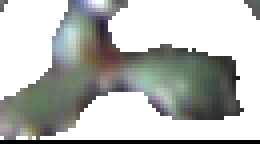
#> input picture get_assets/photoshop/crop_0_100.png, 65 x 36 px (shown 4 times larger)
$ python -i extract_mask.py   (imports and definitions only)
#> lines starting #> are read from the running program, lines starting #| are printed output that depends on the picture; after the words box and inside, x2 and y2 are one past the last pixel; in counts of white or black regions, pixels touching at a corner belong together
import time
import cv2
import numpy as np


def apply_hsv_mask(image_path, save_path):

#> called with image_path = 'get_assets/photoshop/crop_0_100.png', save_path = 'out.png'
    image = cv2.imread(image_path)
#> image is the input picture: shape (36, 65, 3); mean B, G, R 181, 184.3, 181.8
    start_time = time.time()

    # lower_hsv = (21, 0, 43) BEST
    # upper_hsv = (105, 139, 255)
    lower_hsv = (31, 11, 43) # TEST
    upper_hsv = (90, 130, 255)
    # reddish_plant_lower = np.array([114, 15, 52])
    # reddish_plant_upper = np.array([179, 68, 160])
    reddish_plant_lower = np.array(lower_hsv)
    reddish_plant_upper = np.array(upper_hsv)
    hsv_image = cv2.cvtColor(image, cv2.COLOR_BGR2HSV)
#> hsv_image: shape (36, 65, 3); mean H, S, V 30, 16.2, 186.3

    lower = np.array(lower_hsv)
    upper = np.array(upper_hsv)
    mask_user = cv2.inRange(hsv_image, lower, upper)
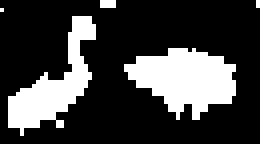
#> mask_user: shape (36, 65) (shown 4 times larger); 24.7% white; 5 white regions (3 under 20 px), largest, box (x1, y1, x2, y2) and area: (31, 12, 59, 30) 316, (2, 4, 24, 34) 251

    mask_reddish = cv2.inRange(hsv_image, reddish_plant_lower, reddish_plant_upper)

    combined_mask = cv2.bitwise_or(mask_user, mask_reddish)

    result = cv2.bitwise_and(image, image, mask=combined_mask)
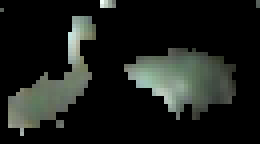
#> result: shape (36, 65, 3) (shown 4 times larger); mean B, G, R 26.5, 30.1, 26.9

    if save_path:
        cv2.imwrite(save_path, result)

    print("TIME TO REWORK IMAGE: ", time.time()-start_time)
    return result


# Define HSV range


# Apply the HSV mask and save the image
# apply_hsv_mask('tested_images/img_first_test.jpg')

>>> result = apply_hsv_mask('get_assets/photoshop/crop_0_100.png', 'out.png')

$ run again, on get_assets/photoshop/crop_0_102.png
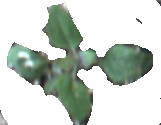
#> input picture get_assets/photoshop/crop_0_102.png, 161 x 125 px
#> in apply_hsv_mask, image is the input picture: shape (125, 161, 3); mean B, G, R 202.3, 209.8, 201.4
#> hsv_image: shape (125, 161, 3); mean H, S, V 21.4, 19.8, 209.9
#> in apply_hsv_mask, `mask_user = cv2.inRange(hsv_image, lower, upper)`:
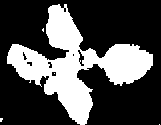
#> mask_user: shape (125, 161); 30.9% white; 5 white regions (4 under 20 px), largest, box (x1, y1, x2, y2) and area: (7, 4, 153, 125) 6191
#> in apply_hsv_mask, `result = cv2.bitwise_and(image, image, mask=combined_mask)`:
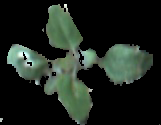
#> result: shape (125, 161, 3); mean B, G, R 30.7, 38.1, 29.8

$ run again, on get_assets/photoshop/crop_0_103.png
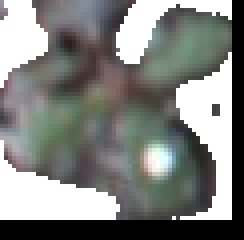
#> input picture get_assets/photoshop/crop_0_103.png, 61 x 60 px (shown 4 times larger)
#> in apply_hsv_mask, image is the input picture: shape (60, 61, 3); mean B, G, R 127.4, 130.4, 128.4
#> hsv_image: shape (60, 61, 3); mean H, S, V 46.2, 18.9, 133.1
#> in apply_hsv_mask, `mask_user = cv2.inRange(hsv_image, lower, upper)`:
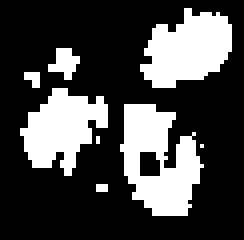
#> mask_user: shape (60, 61) (shown 4 times larger); 27.7% white; 8 white regions (4 under 20 px), largest, box (x1, y1, x2, y2) and area: (30, 26, 51, 54) 362, (35, 2, 58, 22) 310, (5, 22, 27, 44) 282, (12, 12, 20, 20) 38
#> in apply_hsv_mask, `result = cv2.bitwise_and(image, image, mask=combined_mask)`:
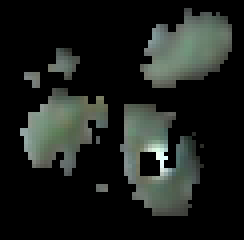
#> result: shape (60, 61, 3) (shown 4 times larger); mean B, G, R 28.3, 31.7, 27.9

$ run again, on get_assets/photoshop/crop_0_104.png
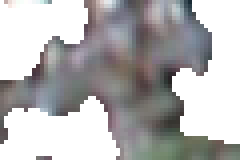
#> input picture get_assets/photoshop/crop_0_104.png, 60 x 40 px (shown 4 times larger)
#> in apply_hsv_mask, image is the input picture: shape (40, 60, 3); mean B, G, R 179.8, 179.2, 180.2
#> hsv_image: shape (40, 60, 3); mean H, S, V 50.5, 13.9, 183.3
#> in apply_hsv_mask, `mask_user = cv2.inRange(hsv_image, lower, upper)`:
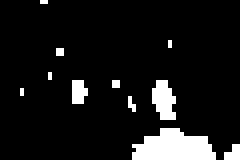
#> mask_user: shape (40, 60) (shown 4 times larger); 9.2% white; 11 white regions (8 under 20 px), largest, box (x1, y1, x2, y2) and area: (33, 32, 54, 40) 124, (38, 20, 44, 30) 44, (18, 20, 22, 26) 20
#> in apply_hsv_mask, `result = cv2.bitwise_and(image, image, mask=combined_mask)`:
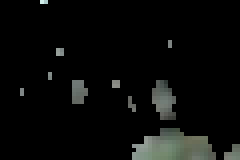
#> result: shape (40, 60, 3) (shown 4 times larger); mean B, G, R 9.7, 10.8, 9.8
